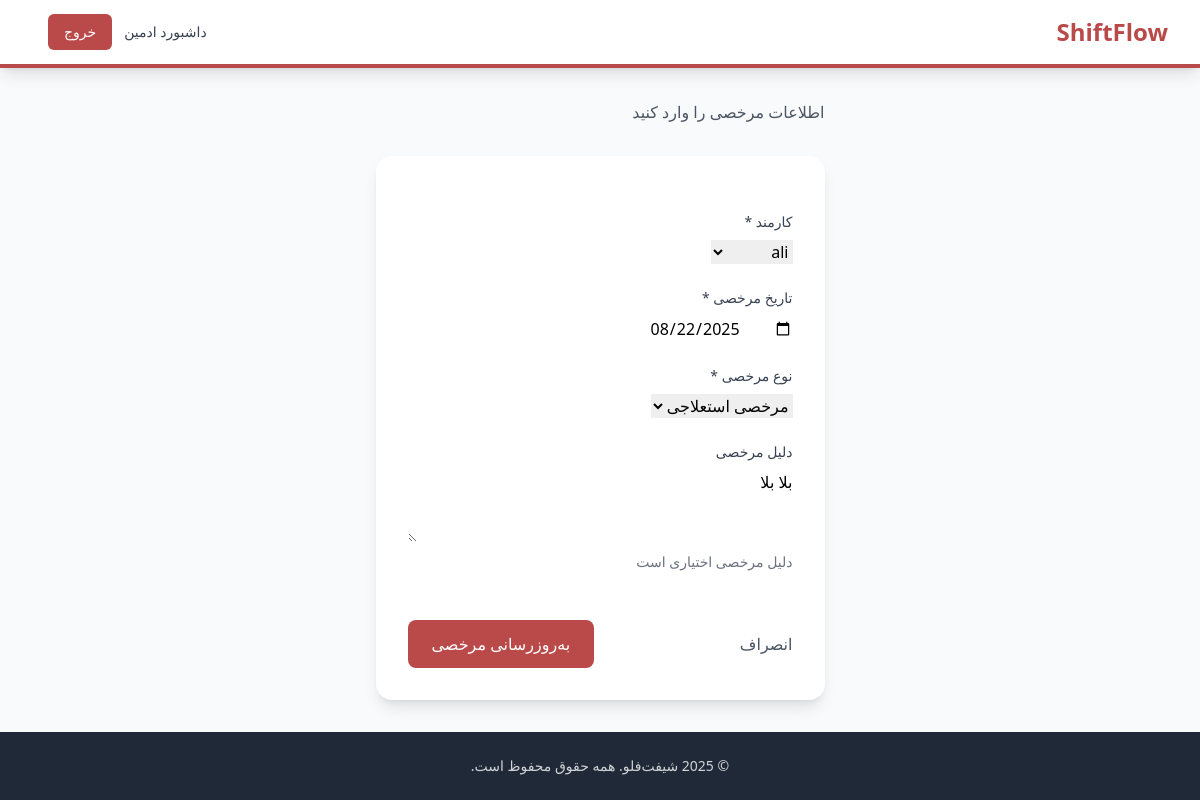
Page /admin-dashboard/leaves/1/update/ (signed in) on the committed database.
### core/models.py (models this page shows, shortened)
class Leave(models.Model):
    LEAVE_STATUS_CHOICES = [
        ('pending', 'در انتظار تایید'),
        ('approved', 'تایید شده'),
        ('rejected', 'رد شده'),
    ]
    LEAVE_TYPE_CHOICES = [
        ('annual', 'مرخصی سالانه'),
        ('sick', 'مرخصی استعلاجی'),
        ('personal', 'مرخصی شخصی'),
        ('other', 'سایر'),
    ]
    employee = models.ForeignKey(Employee, on_delete=models.CASCADE, related_name='leaves')
    date = models.DateField()
    leave_type = models.CharField(max_length=20, choices=LEAVE_TYPE_CHOICES, default='annual')
    reason = models.TextField(blank=True)
    status = models.CharField(max_length=20, choices=LEAVE_STATUS_CHOICES, default='pending')
    approved_by = models.ForeignKey(User, on_delete=models.SET_NULL, null=True, blank=True, related_name='approved_leaves')
    approved_at = models.DateTimeField(null=True, blank=True)
    created_at = models.DateTimeField(auto_now_add=True)
    updated_at = models.DateTimeField(auto_now=True)
    class Meta:
        ordering = ['-date']
        unique_together = ['employee', 'date']

### admin_dashboard/views.py (the view, shortened to what this page needs)
# urls.py: path('leaves/<int:pk>/update/', views.LeaveUpdateView.as_view(), name='leave_update'),
class LeaveUpdateView(LoginRequiredMixin, UserPassesTestMixin, UpdateView):
    model = Leave
    form_class = LeaveForm
    template_name = 'admin_dashboard/leave_form.html'
    success_url = reverse_lazy('admin_dashboard:leave_list')
    def test_func(self):
        return self.request.user.is_staff

### admin_dashboard/forms.py
class LeaveForm(forms.ModelForm):
    class Meta:
        model = Leave
        fields = ['employee', 'date', 'leave_type', 'reason']
        widgets = {
            'date': forms.DateInput(attrs={'type': 'date'}),
            'reason': forms.Textarea(attrs={'rows': 3}),
        }
    def __init__(self, *args, **kwargs):
        super().__init__(*args, **kwargs)
        self.fields['employee'].queryset = Employee.objects.all().order_by('name')

### core/models.py (called while the page is built)
    def __str__(self):
        return self.name

### templates/admin_dashboard/leave_form.html (shortened to what this page needs)
{% extends 'base.html' %}
{% block content %}
<div class="max-w-2xl mx-auto px-4 sm:px-6 lg:px-8">
  <div class="mb-8">
    <p class="text-gray-600">اطلاعات مرخصی را وارد کنید</p>
  </div>
  <div class="bg-white rounded-2xl shadow-lg p-8">
    <form method="post" class="space-y-6">
      <div>
        <label for="{{ form.employee.id_for_label }}" class="block text-sm font-medium text-gray-700 mb-2">
          کارمند *
        </label>
        {{ form.employee }}
      </div>
      <div>
        <label for="{{ form.date.id_for_label }}" class="block text-sm font-medium text-gray-700 mb-2">
          تاریخ مرخصی *
        </label>
        {{ form.date }}
      </div>
      <div>
        <label for="{{ form.leave_type.id_for_label }}" class="block text-sm font-medium text-gray-700 mb-2">
          نوع مرخصی *
        </label>
        {{ form.leave_type }}
      </div>
      <div>
        <label for="{{ form.reason.id_for_label }}" class="block text-sm font-medium text-gray-700 mb-2">
          دلیل مرخصی
        </label>
        {{ form.reason }}
        <p class="mt-1 text-sm text-gray-500">دلیل مرخصی اختیاری است</p>
      </div>
      <div class="flex items-center justify-between pt-6">
        <a href="{% url 'admin_dashboard:leave_list' %}" class="text-gray-600 hover:text-gray-900">
          انصراف
        </a>
        <button type="submit" class="bg-pomodoro-red text-white px-6 py-3 rounded-lg hover:bg-red-700 transition-colors">
          {% if title == 'Create Leave' %}ایجاد مرخصی{% else %}به‌روزرسانی مرخصی{% endif %}
        </button>
      </div>
    </form>
  </div>
</div>
{% endblock %}

### templates/admin_dashboard/leave_form.html (style rules this page uses)
form input, form select, form textarea { @apply w-full px-3 py-2 border border-gray-300 rounded-md focus:outline-none focus:ring-2 focus:ring-pomodoro-red focus:border-transparent; }
form textarea { @apply resize-vertical; }

### rows in the picture
Leave: employee "ali", date "08/22/2025", leave_type "مرخصی استعلاجی", reason "بلا بلا"
